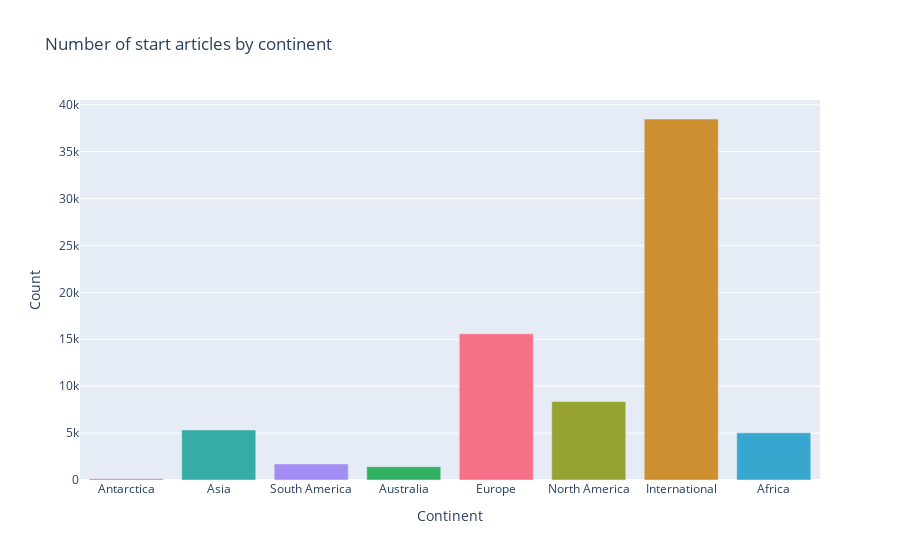

Notebook code cell kept with this figure:
### Code cell
fig = px.bar(
    x=continent_data.index,
    y=continent_data['startArticles'],
    labels={"x": "Continent", "y": "Count"},
    title="Number of start articles by continent",
    color=[continents_colors_int[continent] for continent in continent_data.index],
    color_discrete_map="identity"
)

fig.update_layout(showlegend=False)

file_path = os.path.join(plots_path, "count_start_articles_by_continent.html")
fig.write_html(file_path)

fig.show()

### Figure 1 — Plotly figure (JSON) as saved in the notebook; plotly's stock layout.template omitted (floating-point values rounded to 4 significant figures)
{"data": [{"alignmentgroup": "True", "hovertemplate": "Continent=%{x}<br>Count=%{y}<extra></extra>", "legendgroup": "", "marker": {"color": "#f461dd", "pattern": {"shape": ""}}, "name": "", "offsetgroup": "", "orientation": "v", "showlegend": false, "textposition": "auto", "type": "bar", "x": ["Antarctica"], "xaxis": "x", "y": [146], "yaxis": "y"}, {"alignmentgroup": "True", "hovertemplate": "Continent=%{x}<br>Count=%{y}<extra></extra>", "legendgroup": "", "marker": {"color": "#35aca4", "pattern": {"shape": ""}}, "name": "", "offsetgroup": "", "orientation": "v", "showlegend": false, "textposition": "auto", "type": "bar", "x": ["Asia"], "xaxis": "x", "y": [5330], "yaxis": "y"}, {"alignmentgroup": "True", "hovertemplate": "Continent=%{x}<br>Count=%{y}<extra></extra>", "legendgroup": "", "marker": {"color": "#a38cf4", "pattern": {"shape": ""}}, "name": "", "offsetgroup": "", "orientation": "v", "showlegend": false, "textposition": "auto", "type": "bar", "x": ["South America"], "xaxis": "x", "y": [1715], "yaxis": "y"}, {"alignmentgroup": "True", "hovertemplate": "Continent=%{x}<br>Count=%{y}<extra></extra>", "legendgroup": "", "marker": {"color": "#32b165", "pattern": {"shape": ""}}, "name": "", "offsetgroup": "", "orientation": "v", "showlegend": false, "textposition": "auto", "type": "bar", "x": ["Australia"], "xaxis": "x", "y": [1422], "yaxis": "y"}, {"alignmentgroup": "True", "hovertemplate": "Continent=%{x}<br>Count=%{y}<extra></extra>", "legendgroup": "", "marker": {"color": "#f67088", "pattern": {"shape": ""}}, "name": "", "offsetgroup": "", "orientation": "v", "showlegend": false, "textposition": "auto", "type": "bar", "x": ["Europe"], "xaxis": "x", "y": [15581], "yaxis": "y"}, {"alignmentgroup": "True", "hovertemplate": "Continent=%{x}<br>Count=%{y}<extra></extra>", "legendgroup": "", "marker": {"color": "#96a331", "pattern": {"shape": ""}}, "name": "", "offsetgroup": "", "orientation": "v", "showlegend": false, "textposition": "auto", "type": "bar", "x": ["North America"], "xaxis": "x", "y": [8363], "yaxis": "y"}, {"alignmentgroup": "True", "hovertemplate": "Continent=%{x}<br>Count=%{y}<extra></extra>", "legendgroup": "", "marker": {"color": "#ce8f31", "pattern": {"shape": ""}}, "name": "", "offsetgroup": "", "orientation": "v", "showlegend": false, "textposition": "auto", "type": "bar", "x": ["International"], "xaxis": "x", "y": [38473], "yaxis": "y"}, {"alignmentgroup": "True", "hovertemplate": "Continent=%{x}<br>Count=%{y}<extra></extra>", "legendgroup": "", "marker": {"color": "#38a7d0", "pattern": {"shape": ""}}, "name": "", "offsetgroup": "", "orientation": "v", "showlegend": false, "textposition": "auto", "type": "bar", "x": ["Africa"], "xaxis": "x", "y": [5026], "yaxis": "y"}], "layout": {"barmode": "relative", "legend": {"tracegroupgap": 0}, "showlegend": false, "title": {"text": "Number of start articles by continent"}, "xaxis": {"anchor": "y", "domain": [0, 1], "title": {"text": "Continent"}}, "yaxis": {"anchor": "x", "domain": [0, 1], "title": {"text": "Count"}}}}
